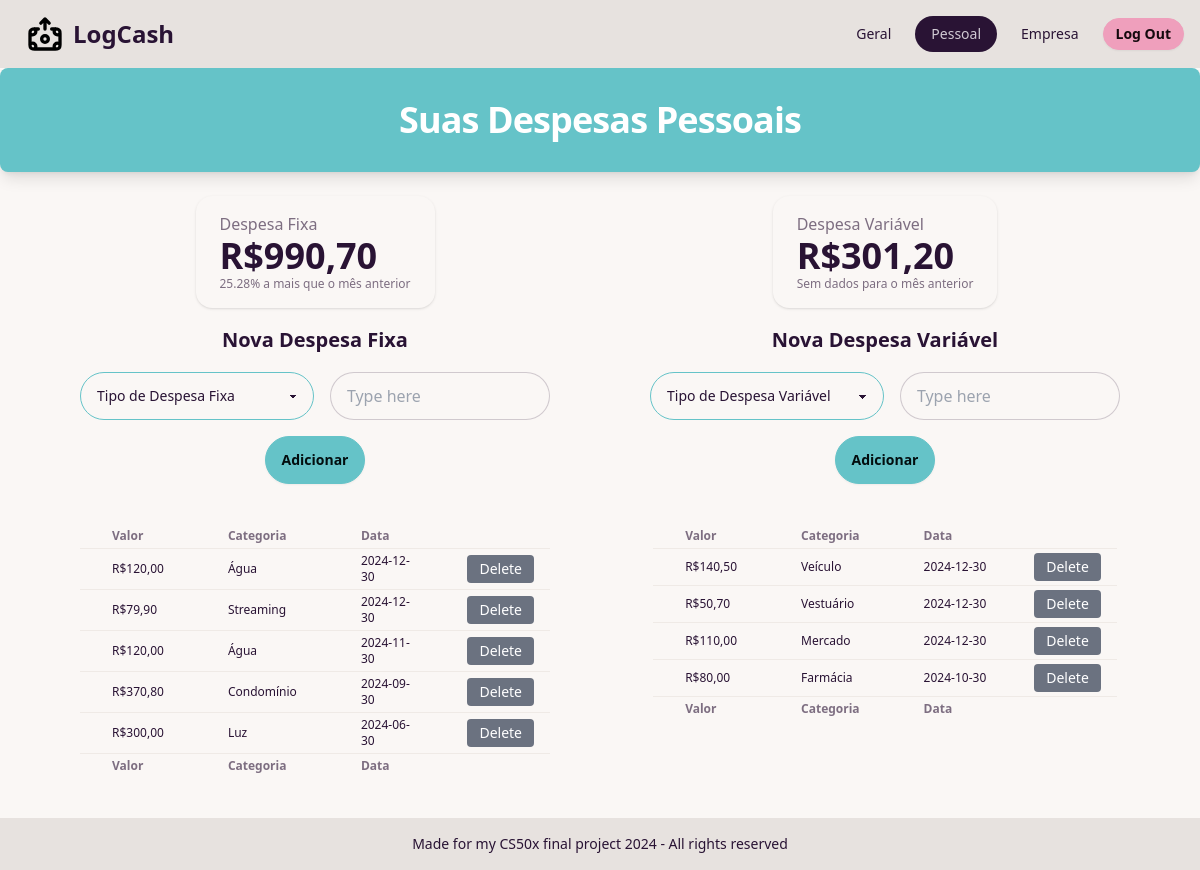
The page /pessoal (signed in) on the database its author committed.
### tables this page shows
CREATE TABLE "despesas" (
	"id"	INTEGER NOT NULL UNIQUE,
	"user_id"	INTEGER NOT NULL,
	"escopo"	TEXT NOT NULL,
	"tipo"	TEXT NOT NULL,
	"categoria"	TEXT NOT NULL,
	"valor"	NUMERIC NOT NULL,
	"time"	TEXT NOT NULL DEFAULT current_timestamp,
	PRIMARY KEY("id" AUTOINCREMENT),
	FOREIGN KEY("user_id") REFERENCES "users"("id")
);

### app.py (the view)
@app.route("/pessoal")
@login_required # if you go to this route not logged in, you'll be redirected to /login
def pessoal():
    cFixo = db.execute("SELECT categoria FROM categorias WHERE escopo = 'pessoal' AND tipo = 'fixo'")
    cVariavel = db.execute("SELECT categoria FROM categorias WHERE escopo = 'pessoal' AND tipo = 'variavel'")
    despesa_fixa = db.execute("SELECT SUM(valor) AS valor FROM despesas WHERE user_id = ? AND tipo = 'fixo' AND escopo = 'pessoal'", session["user_id"])
    despesa_fixa_anterior = db.execute("SELECT SUM(valor) AS valor FROM despesas WHERE user_id = ? AND tipo = 'fixo' AND escopo = 'pessoal' AND strftime('%Y-%m', time) != strftime('%Y-%m', 'now')", session["user_id"])
    print(despesa_fixa_anterior)
    if despesa_fixa[0]["valor"] == None:
        despesa_fixa[0]["valor"] = 0
    despesa_variavel = db.execute("SELECT SUM(valor) AS valor FROM despesas WHERE user_id = ? AND tipo = 'variavel' AND escopo = 'pessoal' AND strftime('%Y', time) = strftime('%Y', 'now') AND strftime('%m', time) = strftime('%m', 'now')", session["user_id"])
    despesa_variavel_anterior = db.execute(
                            "SELECT SUM(valor) AS valor FROM despesas WHERE user_id = ? AND tipo = 'variavel' AND escopo = 'pessoal' AND time BETWEEN date('now', 'start of month', '-1 month') AND date('now', 'start of month', '-1 day')", session["user_id"]
                            )
    if despesa_variavel[0]["valor"] == None:
        despesa_variavel[0]["valor"] = 0
    lista_fixo = db.execute("SELECT strftime('%Y-%m-%d', time) AS formatted_date, categoria, valor, id FROM despesas WHERE user_id = ? AND escopo = 'pessoal' AND tipo = 'fixo'", session["user_id"])
    lista_variavel = db.execute("SELECT strftime('%Y-%m-%d', time) AS formatted_date, categoria, valor, id FROM despesas WHERE user_id = ? AND escopo = 'pessoal' AND tipo = 'variavel'", session["user_id"])
    return render_template("pessoal.html", cFixo=cFixo, cVariavel=cVariavel, active_page="pessoal", despesa_fixa=despesa_fixa[0]["valor"], despesa_fixa_anterior=despesa_fixa_anterior[0]["valor"], despesa_variavel=despesa_variavel[0]["valor"], despesa_variavel_anterior=despesa_variavel_anterior[0]["valor"], lista_fixo=lista_fixo, lista_variavel=lista_variavel)

### app.py (called while the page is built)
@app.after_request
def after_request(response):
    response.headers["Cache-Control"] = "no-cache, no-store, must-revalidate"
    response.headers["Expires"] = 0
    response.headers["Pragma"] = "no-cache"
    return response

### helpers.py (called while the page is built)
def login_required(f):
    @wraps(f)
    def decorated_function(*args, **kwargs):
        if session.get("user_id") is None:
            return redirect("/login")
        return f(*args, **kwargs)
    return decorated_function

def brl(value):
    return f"R${value:,.2f}".replace(',', 'X').replace('.', ',').replace('X', '.')

### templates/pessoal.html (shortened to what this page needs)
{% extends "layout.html" %}
{% block main %}
<div class="bg-primary p-8 rounded-lg shadow-lg text-white text-center mb-6">
        <h2 class="text-2xl sm:text-4xl font-semibold tracking-tight">
            <span class="block">Suas Despesas Pessoais</span>
        </h2>
    </div>
<div class="flex sm:flex-row flex-col justify-center items-start gap-5">
  <div class="flex-1 flex flex-col items-center sm:ml-20 sm:mr-10">
    <div class="stats shadow">
      <div class="stat">
          <div class="stat-title">Despesa Fixa</div>
          <div class="stat-value">{{ despesa_fixa | brl }}</div>
          <div class="stat-desc">
              {% if despesa_fixa_anterior == None%}
                  Sem dados para o mês anterior
              {% elif despesa_fixa_anterior > 0%}
                  {% set percentage_diff = ((despesa_fixa - despesa_fixa_anterior) / despesa_fixa_anterior) * 100 %}
                  {{ percentage_diff | round(2) }}%
                  {% if percentage_diff > 0 %}
                      a mais
                  {% else %}
                      a menos
                  {% endif %}
                  que o mês anterior
              {% else %}
                  Sem dados para o mês anterior
              {% endif %}
          </div>
      </div>
    </div>
    <div class="p-2"></div>
    <article class="prose">
      <h3>Nova Despesa Fixa</h3>
    </article>
    <div class="p-2"></div>
      <form action="/pessoal_fixa" method="post">
        <div class="flex gap-4 items-center">
          <select class="select select-primary w-full max-w-xs" name="selectfx">
            <option disabled selected>Tipo de Despesa Fixa</option>
          </select>
          <input type="text" placeholder="Type here" class="input input-bordered w-full max-w-xs" name="inputfx" />
        </div>
        <div class="p-2"></div>
        <div class="flex justify-center">
        <button class="btn btn-primary" type="submit" name="submitfx">Adicionar</button>
        </div>
      </form>
    <div class="p-5"></div>
    <div class="flex justify-center">
      <table class="table table-xs">
        <thead>
          <tr>
            <th class="px-8">Valor</th>
            <th class="px-8">Categoria</th>
            <th class="px-8">Data</th>
            <th class="px-8"></th>
          </tr>
        </thead>
        <tbody>
          {% for row in lista_fixo|reverse %}
          <tr>
            <td class="px-8">{{ row.valor | brl}}</td>
            <td class="px-8">{{ row.categoria }}</td>
            <td class="px-8">{{ row.formatted_date }}</td>
            <form action="/delete" method="post">
              <td class="px-4"><button class="bg-gray-500 text-white text-sm py-1 px-3 rounded hover:bg-blue-400">Delete</button></td>
            </form>
          </tr>
          {% endfor %}
        </tbody>
        <tfoot>
          <tr>
            <th class="px-8">Valor</th>
            <th class="px-8">Categoria</th>
            <th class="px-8">Data</th>
            <th class="px-8"></th>
          </tr>
        </tfoot>
      </table>
    </div>
  </div>
  <div class="flex-1 flex flex-col items-center sm:ml-10 sm:mr-20">
    <div class="stats shadow">
      <div class="stat">
          <div class="stat-title">Despesa Variável</div>
          <div class="stat-value">{{ despesa_variavel | brl }}</div>
          <div class="stat-desc">
              {% if despesa_variavel_anterior == None%}
                  Sem dados para o mês anterior
              {% else %}
                  Sem dados para o mês anterior
              {% endif %}
          </div>
      </div>
    </div>
    <div class="p-2"></div>
    <article class="prose">
      <h3>Nova Despesa Variável</h3>
    </article>
    <div class="p-2"></div>
    <form action="/pessoal_variavel" method="post">
      <div class="flex gap-4 items-center">
        <select class="select select-primary w-full max-w-xs" name="selectvr">
          <option disabled selected>Tipo de Despesa Variável</option>
        </select>
        <input type="text" placeholder="Type here" class="input input-bordered w-full max-w-xs" name="inputvr" />
      </div>
      <div class="p-2"></div>
      <div class="flex justify-center">
      <button class="btn btn-primary" type="submit" name="submitvr">Adicionar</button>
      </div>
    </form>
    <div class="p-5"></div>
        <div class="flex justify-center">
      <table class="table table-xs">
        <thead>
          <tr>
            <th class="px-8">Valor</th>
            <th class="px-8">Categoria</th>
            <th class="px-8">Data</th>
            <th class="px-8"></th>
          </tr>
        </thead>
        <tbody>
          {% for row in lista_variavel|reverse %}
          <tr>
            <td class="px-8">{{ row.valor | brl}}</td>
            <td class="px-8">{{ row.categoria }}</td>
            <td class="px-8">{{ row.formatted_date }}</td>
            <td class="px-4"><button class="bg-gray-500 text-white text-sm py-1 px-3 rounded hover:bg-blue-400">Delete</button></td>
          </tr>
          {% endfor %}
        </tbody>
        <tfoot>
          <tr>
            <th class="px-8">Valor</th>
            <th class="px-8">Categoria</th>
            <th class="px-8">Data</th>
            <th class="px-8"></th>
          </tr>
        </tfoot>
      </table>
    </div>
  </div>
  </div>
<div class="p-5"></div>
{% endblock %}

### rows shown on the page
despesas: valor|brl "R$120,00", categoria "Água", formatted_date "2024-12-30"
despesas: valor|brl "R$79,90", categoria "Streaming", formatted_date "2024-12-30"
despesas: valor|brl "R$120,00", categoria "Água", formatted_date "2024-11-30"
despesas: valor|brl "R$370,80", categoria "Condomínio", formatted_date "2024-09-30"
despesas: valor|brl "R$300,00", categoria "Luz", formatted_date "2024-06-30"
despesas: valor|brl "R$140,50", categoria "Veículo", formatted_date "2024-12-30"
despesas: valor|brl "R$50,70", categoria "Vestuário", formatted_date "2024-12-30"
despesas: valor|brl "R$110,00", categoria "Mercado", formatted_date "2024-12-30"
despesas: valor|brl "R$80,00", categoria "Farmácia", formatted_date "2024-10-30"

### other values the page prints
{{ despesa_fixa | brl }} "R$990,70"
{{ percentage_diff | round(2) }} "25.28"
{{ despesa_variavel | brl }} "R$301,20"
